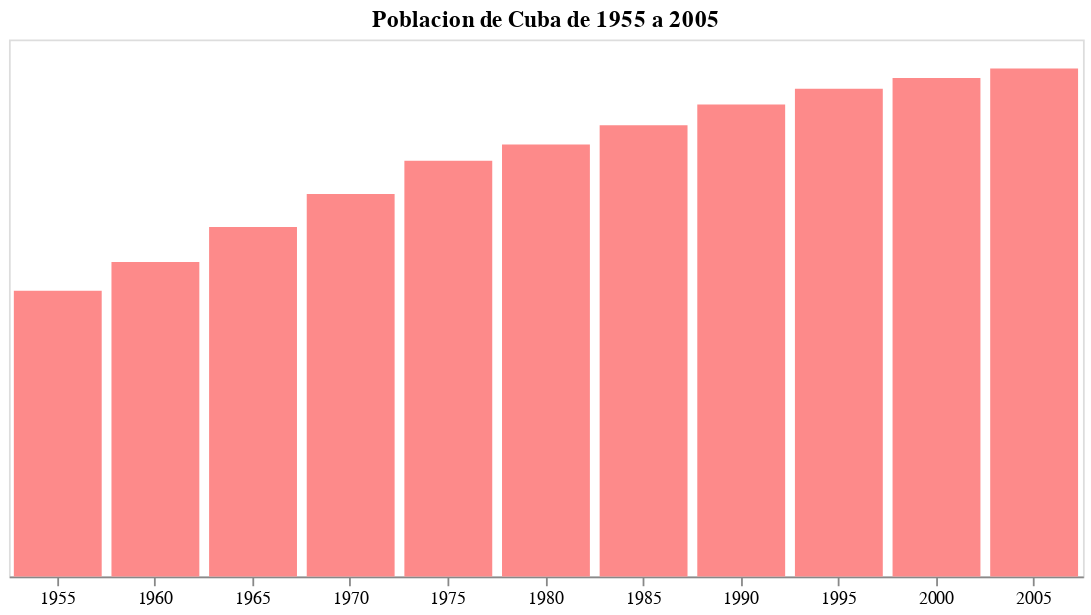

The notebook cell saved with this chart:
### Code cell
barras

### Figure 1 — Vega-Lite specification as saved in the notebook (floating-point values rounded to 4 significant figures)
{"config": {"view": {"continuousWidth": 400, "continuousHeight": 300}}, "data": {"name": "data-7eae0e229dbcbec0824cda5b85200156"}, "mark": {"type": "bar", "color": "#FD8A8A"}, "encoding": {"tooltip": {"field": "pop", "type": "quantitative"}, "x": {"axis": {"labelAngle": 0}, "field": "year", "title": "", "type": "ordinal"}, "y": {"axis": {"domain": false, "format": ".2s", "grid": false, "labels": false, "ticks": false}, "field": "pop", "title": "", "type": "quantitative"}}, "title": "Poblacion de Cuba de 1955 a 2005", "width": 600, "$schema": "https://vega.github.io/schema/vega-lite/v4.17.0.json", "datasets": {"data-7eae0e229dbcbec0824cda5b85200156": [{"year": 1955, "country": "Cuba", "cluster": 3, "pop": 6381106, "life_expect": 62.33, "fertility": 3.7}, {"year": 1960, "country": "Cuba", "cluster": 3, "pop": 7027210, "life_expect": 65.25, "fertility": 4.681}, {"year": 1965, "country": "Cuba", "cluster": 3, "pop": 7809916, "life_expect": 68.29, "fertility": 4.3}, {"year": 1970, "country": "Cuba", "cluster": 3, "pop": 8542746, "life_expect": 70.72, "fertility": 3.6}, {"year": 1975, "country": "Cuba", "cluster": 3, "pop": 9290074, "life_expect": 72.65, "fertility": 2.15}, {"year": 1980, "country": "Cuba", "cluster": 3, "pop": 9652975, "life_expect": 73.72, "fertility": 1.849}, {"year": 1985, "country": "Cuba", "cluster": 3, "pop": 10078658, "life_expect": 74.17, "fertility": 1.849}, {"year": 1990, "country": "Cuba", "cluster": 3, "pop": 10544793, "life_expect": 74.41, "fertility": 1.651}, {"year": 1995, "country": "Cuba", "cluster": 3, "pop": 10896802, "life_expect": 76.15, "fertility": 1.61}, {"year": 2000, "country": "Cuba", "cluster": 3, "pop": 11134273, "life_expect": 77.16, "fertility": 1.63}, {"year": 2005, "country": "Cuba", "cluster": 3, "pop": 11346670, "life_expect": 78.27, "fertility": 1.49}]}}
